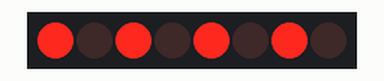
The sketch below on a simulated Arduino Uno, built with avr-gcc and run on an emulated ATmega328P. On the bench: 8 shift-register outputs drawn as a row of LEDs (first output left, lit = HIGH). Wiring (inferred from the names in the program): shift register (74HC595): data pin 10; shift clock pin 9; latch pin 8. Wiring (inferred from the signals the program sends): row of LEDs: on Q0, Q1, Q2, Q3, Q4, Q5, Q6, Q7.

Above: at 0.11 s.
At 2.71 s:
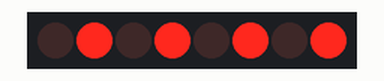
Timing chart, 0 to 3.0 s (numbered marks = the images above):
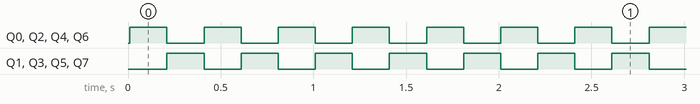

Measured:
- by itself, Q0–7: alternates HIGH for 0.20 s and LOW for 0.20 s

The sketch:

Hc595_shift.ino
```cpp
#include <avr/io.h>
#include <util/delay.h>

#define DELAYTIME 200

#define setBit(sfr, bit)     (_SFR_BYTE(sfr) |= (1 << bit))
#define clearBit(sfr, bit)   (_SFR_BYTE(sfr) &= ~(1 << bit))
#define toggleBit(sfr, bit)  (_SFR_BYTE(sfr) ^= (1 << bit))

#define number_of_74hc595s 1 //How many of the shift registers are there daisey chained?

#define HC595_PORT PORTB // Porta conectada ao 74HC595
#define HC595_DATA DDRB  // Porta de dados para o 74HC595
#define ST_CP PB0        // Storage Register Clock (latch)
#define SH_CP PB1        // Shift Register Clock   (clock)
#define DS    PB2        // Serial Data Input      (data)

void hc595Init() {
    // define os bits da porta como saida
    setBit(HC595_DATA, ST_CP);
    setBit(HC595_DATA, SH_CP);
    setBit(HC595_DATA, DS);
    // inicializa o lcd
    shiftOut(0x00);
    _delay_ms(10);
}


void setup(){
    hc595Init();
}


void loop(){
    char counter = 0;
    while(1){
        shiftOut(0xAA); // envia 10101010
	_delay_ms(DELAYTIME);
        shiftOut(0x55); // envia 01010101
	_delay_ms(DELAYTIME);
    }
}


void shiftOut(unsigned long data) {

  clearBit(HC595_PORT, ST_CP); // latch = low - preparar para receber dados

  for (int i = 0; i < (8 * number_of_74hc595s); i++){
    clearBit(HC595_PORT, SH_CP);
    clearBit(HC595_PORT, ((data&(0x01<<i))>>i) << DS );
    setBit(HC595_PORT, SH_CP);
    setBit(HC595_PORT, ((data&(0x01<<i))>>i) << DS );
  }
  setBit(HC595_PORT, ST_CP); // latch = high - enviar dados
}
```
